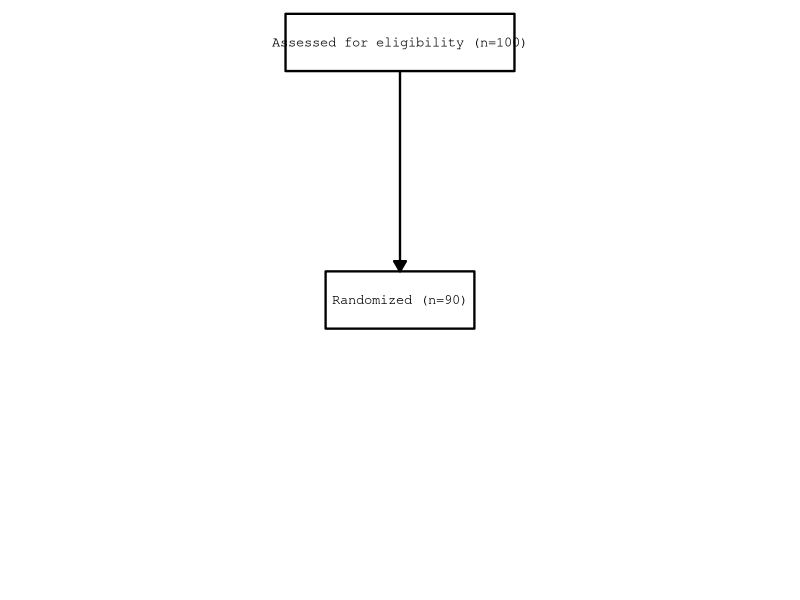

Here is the R script that generated this plot:
# P062_diagram_plot.sas -> R translation
# Produces flow diagram with two boxes and one connecting line

out <- Sys.getenv("OUT_DIR")
if (out == "" || is.na(out)) out <- getwd()
if (!dir.exists(out)) dir.create(out, recursive = TRUE)

suppressPackageStartupMessages({
  library(dplyr)
  library(tidyr)
  library(ggplot2)
  library(grid)
})

# Helper: SAS cats() trims and concatenates
sas_cats <- function(x) trimws(as.character(x))

# Helper: round half away from zero (SAS behavior) - not needed here but defined
round_half_up <- function(x, digits = 0) {
  mult <- 10^digits
  sign(x) * floor(abs(x) * mult + 0.5) / mult
}

# -------------------------------------------------------------------------
# diagram_box equivalent
# -------------------------------------------------------------------------
diagram_box <- function(boxid = 1, left_x = 10, top_y = 100, right_x = 30, bottom_y = 90,
                        text = "", text_just = "center", text_size = 10, text_color = "black",
                        linecolor = "black", linepattern = "solid", linethickness = 1) {
  DIAGID <- sas_cats(boxid)

  # box polygon coordinates (4 corners clockwise)
  box_df <- data.frame(
    DIAGID = DIAGID,
    boxid  = as.numeric(boxid),
    box_x  = c(left_x, right_x, right_x, left_x),
    box_y  = c(top_y,  top_y,  bottom_y, left_x * 0 + bottom_y), # keep numeric
    stringsAsFactors = FALSE
  )
  # correct bottom_y for 4th point (avoid vector recycling issue above)
  box_df$box_y[4] <- bottom_y

  # text position: intersection of diagonals
  x1 <- left_x;  y1 <- top_y
  x2 <- right_x; y2 <- top_y
  x3 <- right_x; y3 <- bottom_y
  x4 <- left_x;  y4 <- bottom_y

  den <- (x1 - x3) * (y2 - y4) - (y1 - y3) * (x2 - x4)
  if (den == 0) {
    warning("The diagonals are parallel or coincide. A quadrilateral cannot be formed.")
    text_x <- NA_real_; text_y <- NA_real_
    text_x2 <- NA_real_; text_y2 <- NA_real_
  } else {
    num1 <- (x1 * y3 - y1 * x3)
    num2 <- (x2 * y4 - y2 * x4)
    cx <- (num1 * (x2 - x4) - (x1 - x3) * num2) / den
    cy <- (num1 * (y2 - y4) - (y1 - y3) * num2) / den
    if (toupper(text_just) != "LEFT") {
      text_x <- cx; text_y <- cy
      text_x2 <- NA_real_; text_y2 <- NA_real_
      text_val <- text; text2_val <- NA_character_
    } else {
      text_x <- NA_real_; text_y <- NA_real_
      text_val <- NA_character_
      text_x2 <- x1 + 1; text_y2 <- cy
      text2_val <- text
    }
  }

  if (toupper(text_just) != "LEFT") {
    text_df <- data.frame(
      DIAGID = DIAGID,
      text_x = text_x,
      text_y = text_y,
      text_x2 = NA_real_,
      text_y2 = NA_real_,
      text = text,
      text2 = NA_character_,
      sizeresponse = as.numeric(text_size),
      stringsAsFactors = FALSE
    )
  } else {
    text_df <- data.frame(
      DIAGID = DIAGID,
      text_x = NA_real_,
      text_y = NA_real_,
      text_x2 = text_x2,
      text_y2 = text_y2,
      text = NA_character_,
      text2 = text2_val,
      sizeresponse = as.numeric(text_size),
      stringsAsFactors = FALSE
    )
  }

  style_df <- data.frame(
    id = "DIAGID",
    value = sas_cats(boxid),
    textcolor = text_color,
    linecolor = linecolor,
    linepattern = linepattern,
    linethickness = as.numeric(linethickness),
    stringsAsFactors = FALSE
  )

  list(box = box_df, text = text_df, style = style_df)
}

# -------------------------------------------------------------------------
# diagram_line equivalent
# -------------------------------------------------------------------------
diagram_line <- function(lineid = 1, start_x = 30, start_y = 90,
                         midpoint_x = NULL, midpoint_y = NULL,
                         end_x = 30, end_y = 60,
                         linecolor = "black", linepattern = "solid", linethickness = 1) {
  LINEID <- sas_cats(lineid)
  if (!is.null(midpoint_x) && !is.null(midpoint_y) &&
      !is.na(midpoint_x) && !is.na(midpoint_y)) {
    line_df <- data.frame(
      `_LINEID` = LINEID,
      lineid = as.numeric(lineid),
      line_x = c(start_x, midpoint_x, end_x),
      line_y = c(start_y, midpoint_y, end_y),
      check.names = FALSE,
      stringsAsFactors = FALSE
    )
  } else {
    line_df <- data.frame(
      `_LINEID` = LINEID,
      lineid = as.numeric(lineid),
      line_x = c(start_x, end_x),
      line_y = c(start_y, end_y),
      check.names = FALSE,
      stringsAsFactors = FALSE
    )
  }
  style_df <- data.frame(
    id = "_LINEID",
    value = sas_cats(lineid),
    linecolor = linecolor,
    linepattern = linepattern,
    linethickness = as.numeric(linethickness),
    stringsAsFactors = FALSE
  )
  list(line = line_df, style = style_df)
}

# -------------------------------------------------------------------------
# Build the header's usage example (benchmark driver)
# -------------------------------------------------------------------------
b1 <- diagram_box(boxid = 1, left_x = 30, top_y = 100, right_x = 70, bottom_y = 90,
                  text = "Assessed for eligibility (n=100)")
l1 <- diagram_line(lineid = 1, start_x = 50, start_y = 90, end_x = 50, end_y = 55)
b2 <- diagram_box(boxid = 2, left_x = 37, top_y = 55, right_x = 63, bottom_y = 45,
                  text = "Randomized (n=90)")

# Combine for plotting (mimic SAS set diagram_:)
# plot_diag contains all diagram_ datasets
# For CSV we create a unified view with all columns
all_box <- bind_rows(b1$box, b2$box)
all_text <- bind_rows(b1$text, b2$text)
all_line <- l1$line
all_style_box <- bind_rows(b1$style, b2$style)
all_style_line <- l1$style

# plot_diag_attr equivalent
plot_diag_attr <- bind_rows(all_style_box, all_style_line)

# Create a combined plot_diag dataset for CSV export (union with NA filling)
# This mirrors SAS: data plot_diag; set diagram_:; run;
plot_diag <- bind_rows(
  all_box %>% mutate(source = "diagram_box"),
  all_text %>% mutate(source = "diagram_box_text"),
  all_line %>% mutate(source = "diagram_line")
)

# -------------------------------------------------------------------------
# Plot with ggplot2 (mimic PROC SGPLOT polygon + text + series with arrow)
# -------------------------------------------------------------------------
minx <- 0; maxx <- 100; miny <- 0; maxy <- 100
text_font <- "Courier"

# Prepare text data for plotting (handle split char '#')
# SAS splitchar='#' splitpolicy=splitalways -> replace '#' with newline
prep_text <- function(df, col_x, col_y, col_lab) {
  df2 <- df[!is.na(df[[col_lab]]), , drop = FALSE]
  if (nrow(df2) == 0) return(NULL)
  df2$label_plot <- gsub("#", "\n", df2[[col_lab]], fixed = TRUE)
  df2$x_plot <- df2[[col_x]]
  df2$y_plot <- df2[[col_y]]
  df2
}

text_center <- prep_text(all_text, "text_x", "text_y", "text")
text_left   <- prep_text(all_text, "text_x2", "text_y2", "text2")

p <- ggplot() +
  # boxes as polygons
  geom_polygon(data = all_box,
               aes(x = box_x, y = box_y, group = boxid),
               fill = "white", colour = "black", linewidth = 0.8) +
  # lines with arrowhead at end
  geom_path(data = all_line,
            aes(x = line_x, y = line_y, group = lineid),
            colour = "black", linewidth = 0.8,
            arrow = arrow(length = unit(0.3, "cm"), type = "closed", angle = 30)) +
  # centered text
  { if (!is.null(text_center))
      geom_text(data = text_center,
                aes(x = x_plot, y = y_plot, label = label_plot),
                family = text_font, size = 3.5, lineheight = 0.9,
                hjust = 0.5, vjust = 0.5)
    } +
  { if (!is.null(text_left))
      geom_text(data = text_left,
                aes(x = x_plot, y = y_plot, label = label_plot),
                family = text_font, size = 3.5, lineheight = 0.9,
                hjust = 0, vjust = 0.5)
    } +
  scale_x_continuous(limits = c(minx, maxx), expand = c(0, 0)) +
  scale_y_continuous(limits = c(miny, maxy), expand = c(0, 0)) +
  theme_void() +
  theme(
    panel.background = element_rect(fill = "white", colour = NA),
    plot.background  = element_rect(fill = "white", colour = NA),
    panel.border     = element_blank(),
    plot.margin      = margin(10, 10, 10, 10)
  ) +
  coord_fixed(ratio = 1, xlim = c(minx, maxx), ylim = c(miny, maxy), clip = "off")

# Save PNG
png_path <- file.path(out, "sgplot.png")
ggsave(filename = png_path, plot = p, width = 8, height = 6, dpi = 300, units = "in", bg = "white")

# -------------------------------------------------------------------------
# CSV of plotted data (required alongside PNG)
# -------------------------------------------------------------------------
# Main CSV: sgplot.csv - contains the data that drives the figure
# Provide tidy datasets for boxes, text positions, and lines

# 1) sgplot.csv - unified plot_diag view
# Ensure column names match SAS variable names where applicable
# Write with na="" and row.names=FALSE
plot_diag_csv <- plot_diag %>%
  mutate(across(everything(), as.character))  # keep as character for consistent CSV

# Reconstruct numeric columns for proper CSV output (write.csv will handle)
# Instead create a clean version with original types
plot_diag_out <- bind_rows(
  all_box %>% transmute(DIAGID, boxid, box_x, box_y, text_x = NA_real_, text_y = NA_real_, text = NA_character_, text_x2 = NA_real_, text_y2 = NA_real_, text2 = NA_character_, sizeresponse = NA_real_, lineid = NA_real_, line_x = NA_real_, line_y = NA_real_, `_LINEID` = NA_character_),
  all_text %>% transmute(DIAGID, boxid = NA_real_, box_x = NA_real_, box_y = NA_real_, text_x, text_y, text, text_x2, text_y2, text2, sizeresponse, lineid = NA_real_, line_x = NA_real_, line_y = NA_real_, `_LINEID` = NA_character_),
  all_line %>% transmute(DIAGID = NA_character_, boxid = NA_real_, box_x = NA_real_, box_y = NA_real_, text_x = NA_real_, text_y = NA_real_, text = NA_character_, text_x2 = NA_real_, text_y2 = NA_real_, text2 = NA_character_, sizeresponse = NA_real_, lineid, line_x, line_y, `_LINEID`)
)

# Write sgplot.csv
write.csv(plot_diag_out, file.path(out, "sgplot.csv"), row.names = FALSE, na = "")

# Also write a more user-friendly split CSVs for verification (optional but helpful)
# Boxes
write.csv(all_box, file.path(out, "sgplot_boxes.csv"), row.names = FALSE, na = "")
# Text positions
write.csv(all_text, file.path(out, "sgplot_text.csv"), row.names = FALSE, na = "")
# Lines
write.csv(all_line, file.path(out, "sgplot_lines.csv"), row.names = FALSE, na = "")

# Plain-text rendering of the figure data (for completeness)
txt_path <- file.path(out, "sgplot.txt")
sink(txt_path)
cat("Flow Diagram - SGPlot\n")
cat("=====================\n\n")
cat("Boxes:\n")
print(all_box)
cat("\nText annotations:\n")
print(all_text)
cat("\nLines:\n")
print(all_line)
cat("\nAxis limits: minx=0 maxx=100 miny=0 maxy=100\n")
cat("Font: Courier\n")
sink()

# Console progress
message("P062 diagram_plot: wrote ", png_path, " and ", file.path(out, "sgplot.csv"))
